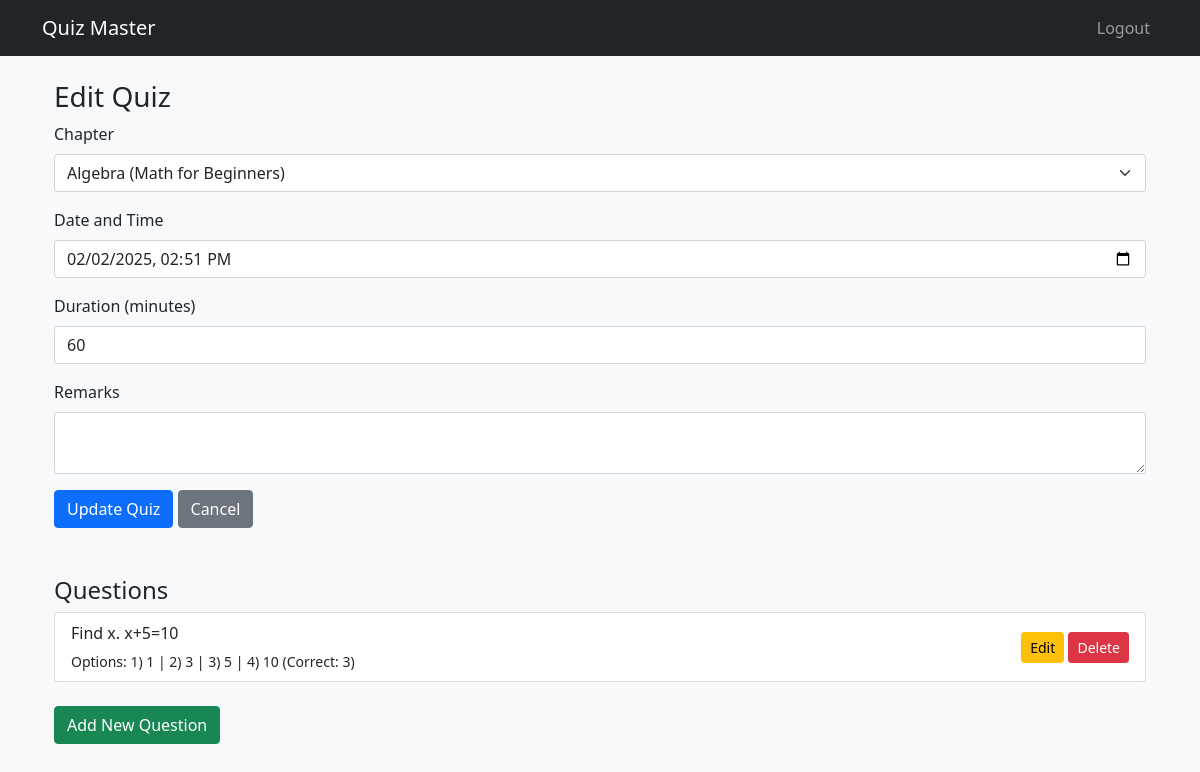
Screenshot of /admin/quiz/edit/1 (signed in) with the database file from the repository.
### app.py (models this page shows)
class Quiz(db.Model):
    __tablename__ = 'quiz'
    quiz_id = db.Column(db.Integer, primary_key=True)
    chapter_id = db.Column(db.Integer, db.ForeignKey('chapters.chapter_id'), nullable=False)
    date_of_quiz = db.Column(db.DateTime, nullable=False)
    time_duration = db.Column(db.Interval, nullable=False, default=timedelta(hours=1))
    remarks = db.Column(db.Text)
    questions = db.relationship('Questions', backref='quiz', lazy=True)
    scores = db.relationship('Scores', backref='quiz', lazy=True)

class Chapters(db.Model):
    __tablename__ = 'chapters'
    chapter_id = db.Column(db.Integer, primary_key=True)
    name = db.Column(db.String(100), nullable=False)
    description = db.Column(db.Text)
    subject_id = db.Column(db.Integer, db.ForeignKey('subject.subject_id'), nullable=False)
    quizzes = db.relationship('Quiz', backref='chapter', lazy=True)

class Questions(db.Model):
    __tablename__ = 'questions'
    question_id = db.Column(db.Integer, primary_key=True)
    quiz_id = db.Column(db.Integer, db.ForeignKey('quiz.quiz_id'), nullable=False)
    question_statement = db.Column(db.Text, nullable=False)
    option_1 = db.Column(db.String(255), nullable=False)
    option_2 = db.Column(db.String(255), nullable=False)
    option_3 = db.Column(db.String(255), nullable=False)
    option_4 = db.Column(db.String(255), nullable=False)
    correct_option = db.Column(db.Integer, nullable=False)

### app.py (the view, shortened to what this page needs)
@app.route('/admin/quiz/edit/<int:quiz_id>', methods=['GET', 'POST'])
@admin_required
def edit_quiz(quiz_id):
    quiz = Quiz.query.get_or_404(quiz_id)
    chapters = Chapters.query.all()
    return render_template('edit_quiz.html', quiz=quiz, chapters=chapters)

### app.py (called while the page is built)
def admin_required(f):
    @wraps(f)
    def decorated(*args, **kwargs):
        user = Users.query.get(session['user_id'])
        if not user or not user.is_admin:
            abort(403)
        return f(*args, **kwargs)
    return decorated

### templates/edit_quiz.html
{% extends "base.html" %}
{% block content %}
<div class="container mt-4">
    <h3>Edit Quiz</h3>
    <form method="POST">
        <div class="mb-3">
            <label class="form-label">Chapter</label>
            <select class="form-select" name="chapter_id" required>
                {% for chapter in chapters %}
                <option value="{{ chapter.chapter_id }}" {% if chapter.chapter_id == quiz.chapter_id %}selected{% endif %}>
                    {{ chapter.name }} ({{ chapter.subject.name }})
                </option>
                {% endfor %}
            </select>
        </div>
        <div class="mb-3">
            <label class="form-label">Date and Time</label>
            <input type="datetime-local" class="form-control"
                   name="date_of_quiz"
                   value="{{ quiz.date_of_quiz.strftime('%Y-%m-%dT%H:%M') }}"
                   required>
        </div>
        <div class="mb-3">
            <label class="form-label">Duration (minutes)</label>
            <input type="number" class="form-control"
                   name="duration"
                   value="{{ quiz.time_duration.seconds // 60 }}"
                   min="1"
                   required>
        </div>
        <div class="mb-3">
            <label class="form-label">Remarks</label>
            <textarea class="form-control" name="remarks" rows="2">{{ quiz.remarks }}</textarea>
        </div>
        <button type="submit" class="btn btn-primary">Update Quiz</button>
        <a href="{{ url_for('admin_dashboard') }}" class="btn btn-secondary">Cancel</a>
    </form>
    <div class="mt-5">
        <h4>Questions</h4>
        <div class="list-group">
            {% for question in quiz.questions %}
            <div class="list-group-item">
                <div class="d-flex justify-content-between align-items-center">
                    <div>
                        <p class="mb-1">{{ question.question_statement }}</p>
                        <small>
                            Options:
                            1) {{ question.option_1 }} |
                            2) {{ question.option_2 }} |
                            3) {{ question.option_3 }} |
                            4) {{ question.option_4 }}
                            (Correct: {{ question.correct_option }})
                        </small>
                    </div>
                    <div>
                        <a href="{{ url_for('edit_question', question_id=question.question_id) }}"
                           class="btn btn-warning btn-sm">Edit</a>
                        <form method="POST" action="{{ url_for('delete_question', question_id=question.question_id) }}"
                              class="d-inline">
                            <button type="submit" class="btn btn-danger btn-sm">Delete</button>
                        </form>
                    </div>
                </div>
            </div>
            {% endfor %}
        </div>
        <a href="{{ url_for('create_question', quiz_id=quiz.quiz_id) }}"
           class="btn btn-success mt-3">Add New Question</a>
    </div>
</div>
{% endblock %}

### static/styles.css (style rules this page uses)
.list-group-item { margin-bottom: 0.5rem; border-radius: 0.25rem; }
.btn-primary { background-color: #0d6efd; border-color: #0d6efd; }

### rows the page displays
Quiz: chapter_id "Algebra (Math for Beginners)", date_of_quiz "02/02/2025 14:51", duration "60"
Questions: question_statement "Find x. x+5=10", option_1 "1", option_2 "3", option_3 "5", option_4 "10", correct_option "3"
